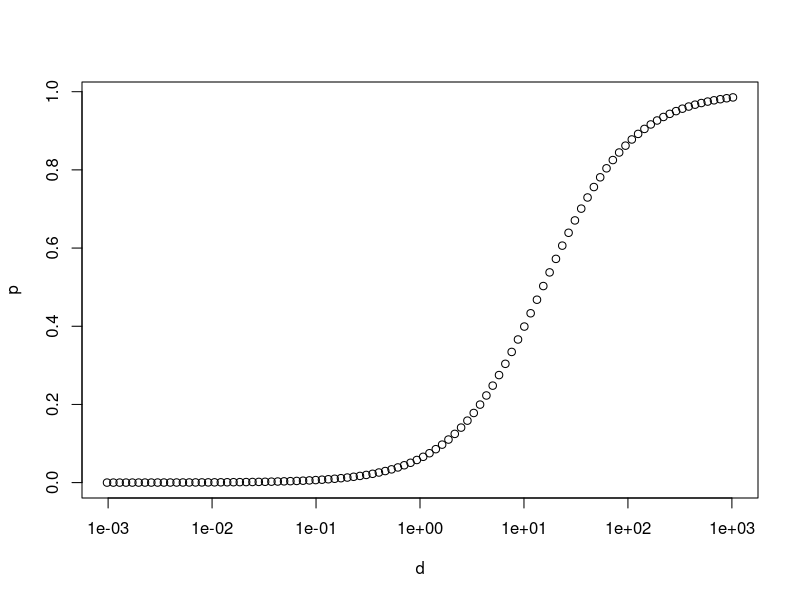

Recreate this plot in R.
########
# Functions we need
########

# Make the instantaneous rate matrix for the epistatic model on site-pairs
assembleEpiQ <- function(er,df,epistasis_d) {
  
  S <- matrix(0,4,4)
  S[lower.tri(S)] <- er
  S <- t(S)
  S[lower.tri(S)] <- er
  
  d1 <- c(1,1,1,1,2,2,2,2,3,3,3,3,4,4,4,4)
  d2 <- c(1,2,3,4,1,2,3,4,1,2,3,4,1,2,3,4)
  
  unscaled_Q <- matrix(0,16,16)
  mu <- 0
  for (i in 1:16) {
    # x_1 and x_2 help us tell what cell in the GTR model we'd be in
    # Namely, they tell us the first nucleotide and second nucleotide in the "from" doublet under consideration
    x_1 = d1[i]
    x_2 = d2[i]
    
    for (j in 1:16) {
      # y_1 and y_2 tell us the same thing for the "to" doublet
      y_1 = d1[j]
      y_2 = d2[j]
      
      if (i == j) { # Catch diagonal entries first, this allows us to not add exceptions to our cases in next if statements
        unscaled_Q[i,j] = 0
      } else if ( (x_1 == 1 && x_2 == 4 || x_1 == 4 && x_2 == 1 || x_1 == 2 && x_2 == 3 || x_1 == 3 && x_2 == 2) && (y_1 == 1 && y_2 == 4 || y_1 == 4 && y_2 == 1 || y_1 == 2 && y_2 == 3 || y_1 == 3 && y_2 == 2) ) {  # Change from one canonically paired doublet to another
        unscaled_Q[i,j] <- abs(epistasis_d * S[x_1,y_1] * S[x_2,y_2] * df[j])
        mu <- mu + df[i] * unscaled_Q[i,j]
      } else if (x_2 == y_2) { # single base change at first base, second base is the same
        unscaled_Q[i,j] <- abs(S[x_1,y_1] * df[j])
        mu <- mu + df[i] * unscaled_Q[i,j] * 0.5
      } else if (x_1 == y_1) { # single base change at second base, first base is the same
        unscaled_Q[i,j] <- abs(S[x_2,y_2] * df[j])
        mu <- mu + df[i] * unscaled_Q[i,j] * 0.5
      } else { # double mutation of a disallowed variety
        unscaled_Q[i,j] = 0
      }
    }
  }
  
  Q_epi <- 1/mu * unscaled_Q
  
  diag(Q_epi) <- -rowSums(Q_epi)
  
  return(Q_epi)
}

# Calculate the proportion of substitutions that are doublet substitutions
rateProportionDoublets <- function(er,df,epistasis_d) {
  # recover()
  
  Q_epi <- assembleEpiQ(er,df,epistasis_d)
  
  sum_doublet <- 0
  sum_single <- 0
  
  d1 <- c(1,1,1,1,2,2,2,2,3,3,3,3,4,4,4,4)
  d2 <- c(1,2,3,4,1,2,3,4,1,2,3,4,1,2,3,4)
  
  for (i in 1:16) {
    # x_1 and x_2 help us tell what cell in the GTR model we'd be in
    # Namely, they tell us the first nucleotide and second nucleotide in the "from" doublet under consideration
    x_1 = d1[i]
    x_2 = d2[i]
    
    for (j in 1:16) {
      # y_1 and y_2 tell us the same thing for the "to" doublet
      y_1 = d1[j]
      y_2 = d2[j]
      if (i != j) {
        if ( (x_1 == 1 && x_2 == 4 || x_1 == 4 && x_2 == 1 || x_1 == 2 && x_2 == 3 || x_1 == 3 && x_2 == 2) && (y_1 == 1 && y_2 == 4 || y_1 == 4 && y_2 == 1 || y_1 == 2 && y_2 == 3 || y_1 == 3 && y_2 == 2) ) {  # Change from one canonically paired doublet to another
          sum_doublet <- sum_doublet + Q_epi[i,j]
        } else if (x_2 == y_2) { # single base change at first base, second base is the same
          sum_single <- sum_single + Q_epi[i,j]
        } else if (x_1 == y_1) { # single base change at second base, first base is the same
          sum_single <- sum_single + Q_epi[i,j]
        }
      }
    }
  }
  return(sum_doublet/(sum_doublet + sum_single))
}

#######
# Calculate stuff!
#######

# Our flu exchange rates
er <- c(1.882161, 7.009179, 0.914813, 0.495852, 7.666181, 1.000000)
er <- er/sum(er)

# Nasrallah and Huelsenbeck's exchange rates
S <- c(1,2,1,1,2,1)
S <- S/sum(S)
  
# Nasrallah and Huelsenbeck's doublet stationary frequencies
df <- c(0.015, 0.025, 0.011, 0.15, 0.0175, 0.019, 0.175, 0.014,0.014, 0.22, 0.01, 0.06, 0.14, 0.04, 0.065, 0.0245)
df <- df/sum(df)

# Tunicate parameters
er <- c(0.11,0.187,0.107,0.116,0.366,0.114)
er <- er/sum(er)

df <- c(0.01745,0.02179,0.0231,0.154,0.0192,0.02119,0.184,0.01484,0.01476,0.245,0.02152,0.05001,0.122,0.01751,0.05221,0.02157)
df <- df/sum(df)

# Our values in the study
rateProportionDoublets(er,df,0.5)
rateProportionDoublets(er,df,2)
rateProportionDoublets(er,df,8)

# Large sequence
d <- exp(seq(log(1/1024),log(1024),length.out=100))

p <- sapply(d,function(this_d){rateProportionDoublets(er,df,this_d)})

plot(d,p,log="x")

